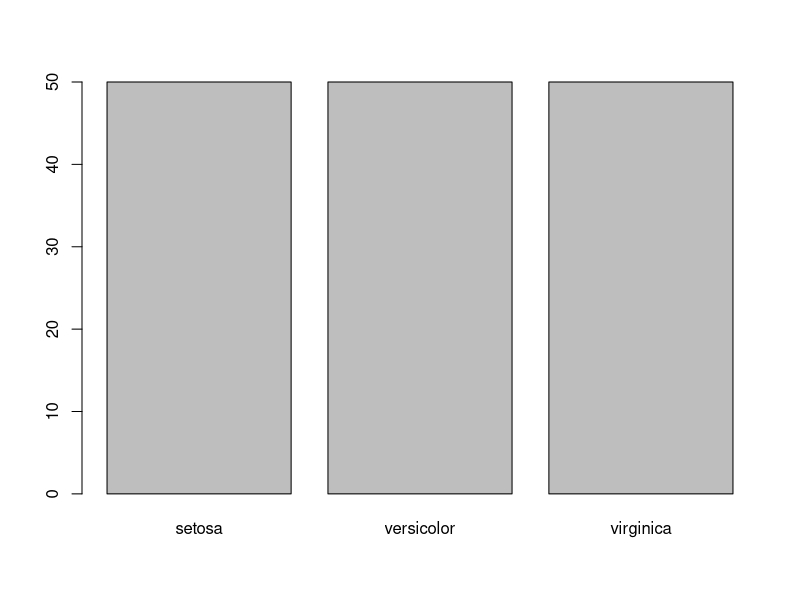
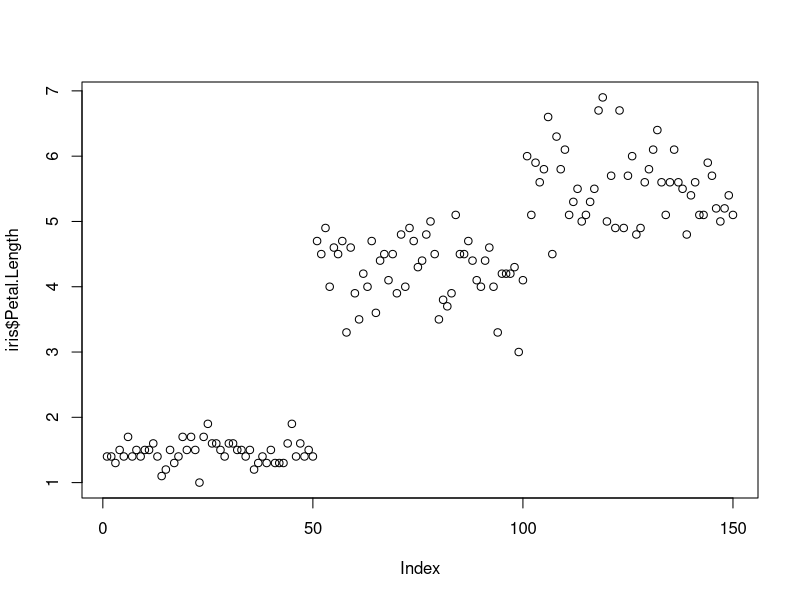
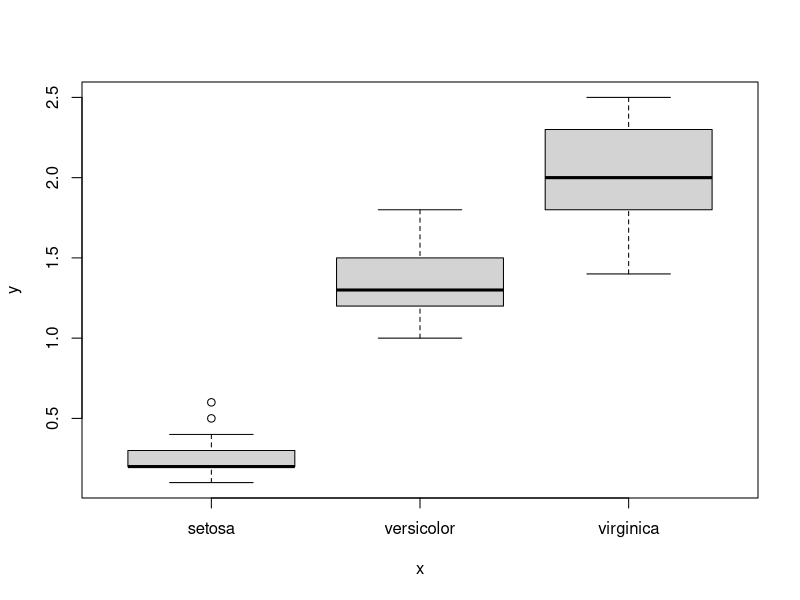
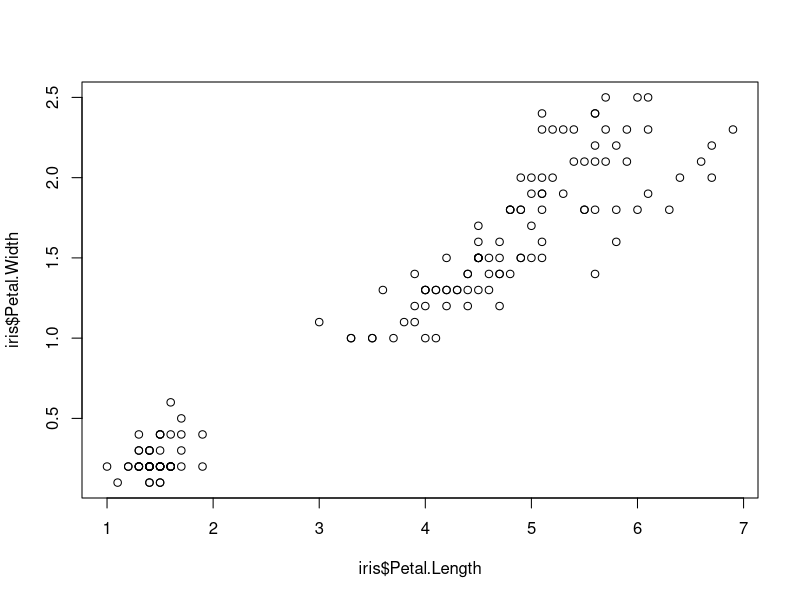
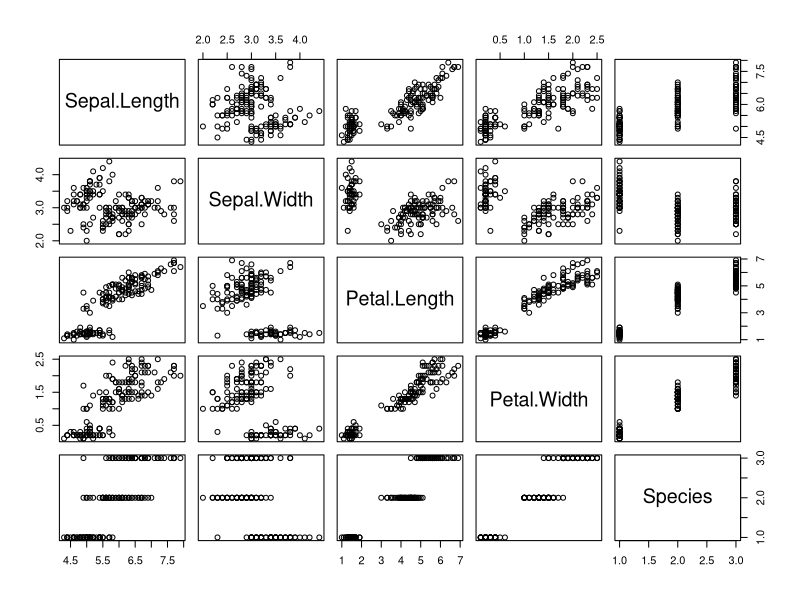
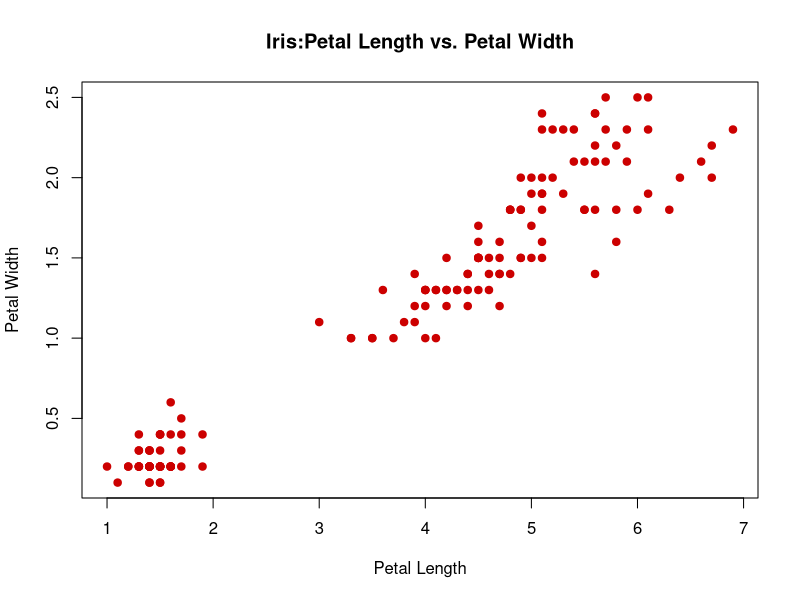
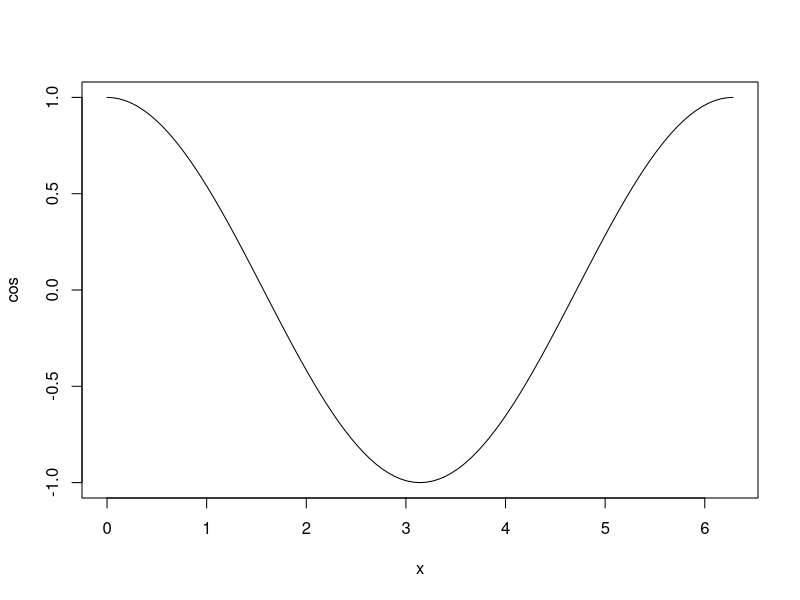
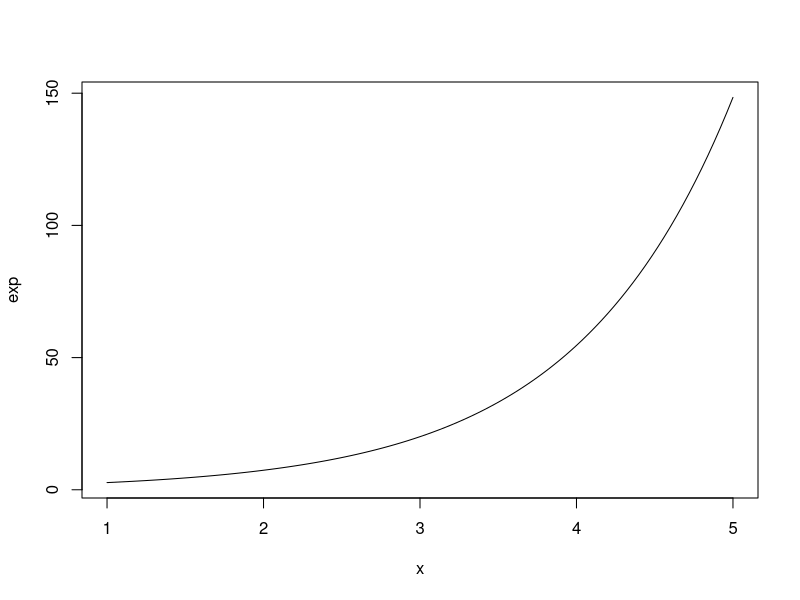

Write the R code that produced these figures, in order.
library(datasets)
head(iris)
?plot
plot(iris$Species)
plot(iris$Petal.Length)
plot(iris$Species,iris$Petal.Width)
plot(iris$Petal.Length,iris$Petal.Width)
plot(iris)
plot(iris$Petal.Length,iris$Petal.Width,
     col="#cc0000",
     pch=19,
     main="Iris:Petal Length vs. Petal Width",
     xlab = "Petal Length",
     ylab = "Petal Width")
plot(cos,0,2*pi)
plot(exp,1,5)
plot(dnorm,-3,3)
